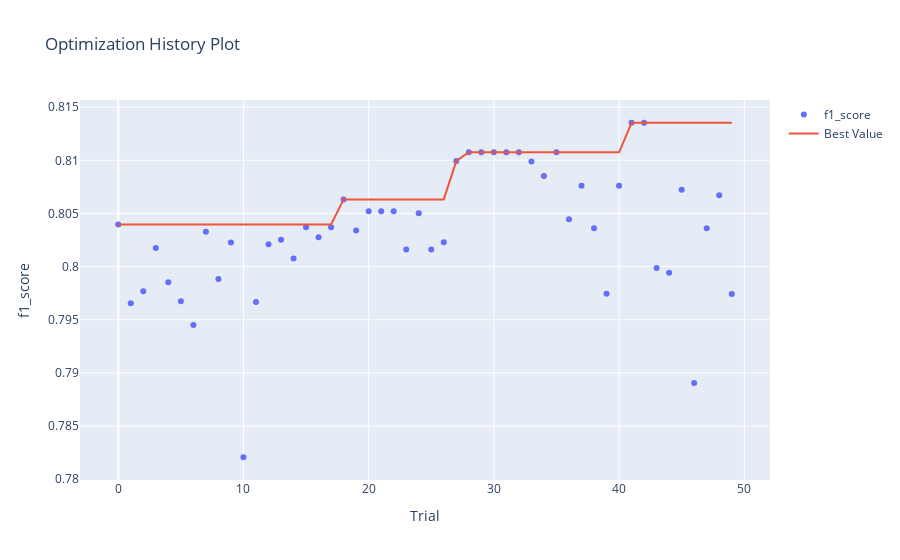

This figure's notebook cell:
### Markdown cell above
Визуализируем результаты оптимизации. 

Первым построим диаграмму для проверки верности направления (в нашей случае метрика должна максимизироваться).

### Code cell
optuna.visualization.plot_optimization_history(study_rf, target_name="f1_score")

### Figure 1 — Plotly figure (JSON) as saved in the notebook; plotly's stock layout.template omitted (floating-point values rounded to 4 significant figures)
{"data": [{"mode": "markers", "name": "f1_score", "type": "scatter", "x": [0, 1, 2, 3, 4, 5, 6, 7, 8, 9, 10, 11, 12, 13, 14, 15, 16, 17, 18, 19, 20, 21, 22, 23, 24, 25, 26, 27, 28, 29, 30, 31, 32, 33, 34, 35, 36, 37, 38, 39, 40, 41, 42, 43, 44, 45, 46, 47, 48, 49], "y": [0.804, 0.7965, 0.7977, 0.8017, 0.7985, 0.7967, 0.7945, 0.8033, 0.7988, 0.8023, 0.7821, 0.7967, 0.8021, 0.8025, 0.8008, 0.8037, 0.8028, 0.8037, 0.8063, 0.8034, 0.8052, 0.8052, 0.8052, 0.8016, 0.805, 0.8016, 0.8023, 0.8099, 0.8108, 0.8108, 0.8108, 0.8108, 0.8108, 0.8099, 0.8085, 0.8108, 0.8044, 0.8076, 0.8036, 0.7975, 0.8076, 0.8135, 0.8135, 0.7999, 0.7994, 0.8072, 0.789, 0.8036, 0.8067, 0.7974]}, {"mode": "lines", "name": "Best Value", "type": "scatter", "x": [0, 1, 2, 3, 4, 5, 6, 7, 8, 9, 10, 11, 12, 13, 14, 15, 16, 17, 18, 19, 20, 21, 22, 23, 24, 25, 26, 27, 28, 29, 30, 31, 32, 33, 34, 35, 36, 37, 38, 39, 40, 41, 42, 43, 44, 45, 46, 47, 48, 49], "y": [0.804, 0.804, 0.804, 0.804, 0.804, 0.804, 0.804, 0.804, 0.804, 0.804, 0.804, 0.804, 0.804, 0.804, 0.804, 0.804, 0.804, 0.804, 0.8063, 0.8063, 0.8063, 0.8063, 0.8063, 0.8063, 0.8063, 0.8063, 0.8063, 0.8099, 0.8108, 0.8108, 0.8108, 0.8108, 0.8108, 0.8108, 0.8108, 0.8108, 0.8108, 0.8108, 0.8108, 0.8108, 0.8108, 0.8135, 0.8135, 0.8135, 0.8135, 0.8135, 0.8135, 0.8135, 0.8135, 0.8135]}, {"marker": {"color": "#cccccc"}, "mode": "markers", "name": "Infeasible Trial", "showlegend": false, "type": "scatter", "x": [], "y": []}], "layout": {"title": {"text": "Optimization History Plot"}, "xaxis": {"title": {"text": "Trial"}}, "yaxis": {"title": {"text": "f1_score"}}}}
